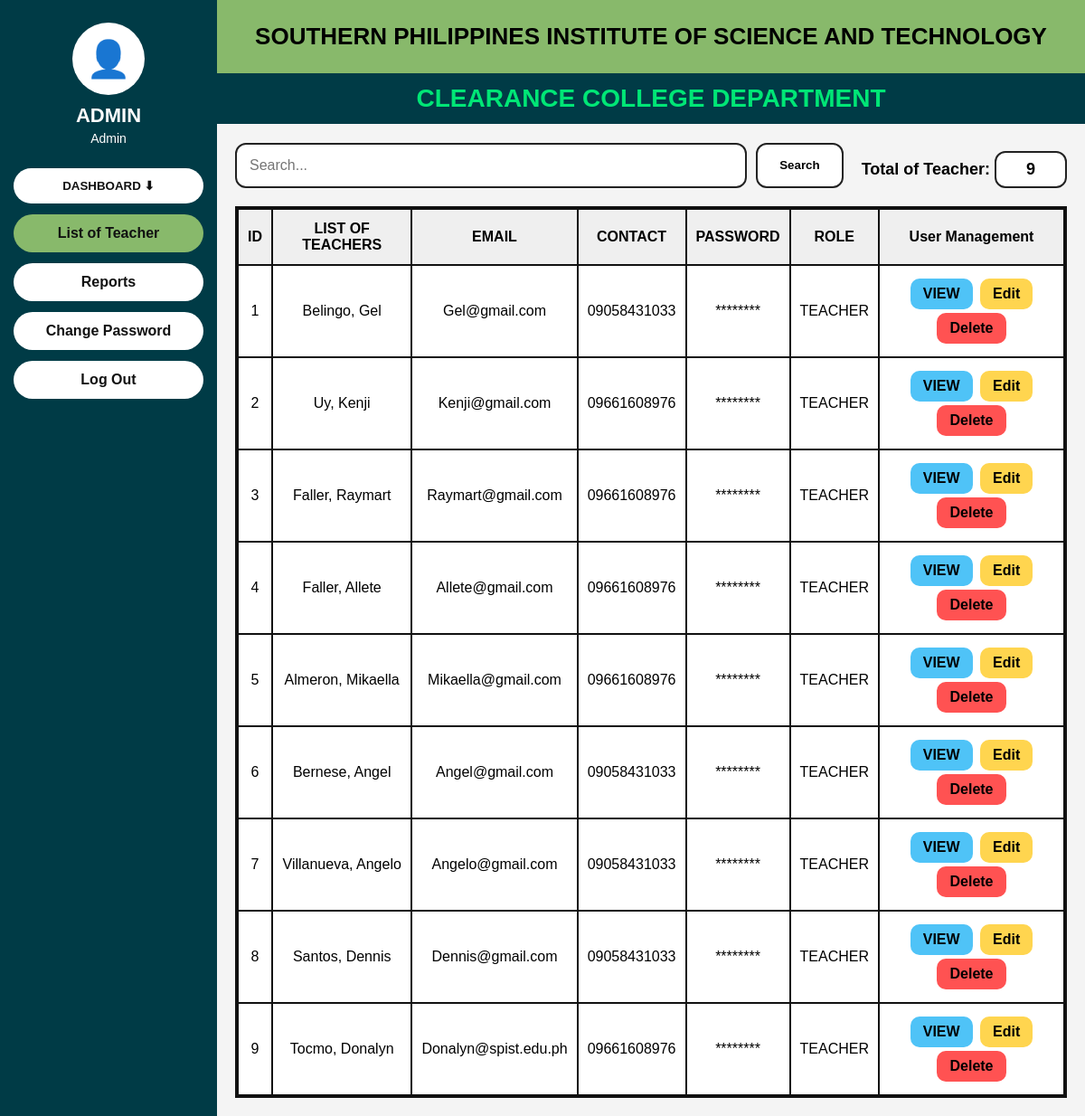
The page /clearance_system/dashboard/admin.php?view=teachers (signed in) on the database its author committed.
### tables this page shows
CREATE TABLE `users` (
  `id` int(11) NOT NULL,
  `firstname` varchar(100) DEFAULT NULL,
  `lastname` varchar(100) DEFAULT NULL,
  `email` varchar(100) DEFAULT NULL,
  `contact_number` varchar(20) DEFAULT NULL,
  `password` varchar(255) DEFAULT NULL,
  `role` enum('student','teacher') DEFAULT NULL,
  `course` varchar(50) DEFAULT NULL,
  `created_at` timestamp NOT NULL DEFAULT current_timestamp(),
  `profile_photo` varchar(255) DEFAULT NULL
);

### clearance_system/dashboard/admin.php (the view, shortened to what this page needs)
<?php
include("../config/db.php");
$search = isset($_GET['search']) ? trim($_GET['search']) : '';
$courseFilter = isset($_GET['course']) ? trim($_GET['course']) : '';
$viewRole = isset($_GET['view']) ? trim($_GET['view']) : 'students';
$sql = "SELECT * FROM users WHERE 1=1";
if ($viewRole === 'students') {
    $sql .= " AND role = 'student'";
} elseif ($viewRole === 'teachers') {
    $sql .= " AND role = 'teacher'";
}
$sql .= " ORDER BY id DESC";
$stmt = $conn->prepare($sql);
$stmt->execute();
$result = $stmt->get_result();
$totalStudentsQuery = $conn->query("SELECT COUNT(*) as total FROM users WHERE role='student'");
$totalStudents = $totalStudentsQuery->fetch_assoc()['total'];
$totalTeachersQuery = $conn->query("SELECT COUNT(*) as total FROM users WHERE role='teacher'");
$totalTeachers = $totalTeachersQuery->fetch_assoc()['total'];
?>
<!DOCTYPE html>
<html lang="en">
<head>
    <link rel="stylesheet" href="../assets/style.css">
</head>
<body>
<div class="admin-wrapper">
    <div class="sidebar">
        <div class="profile-box">
            <div class="profile-icon">👤</div>
            <h3>ADMIN</h3>
            <p><?php echo isset($_SESSION['name']) ? $_SESSION['name'] : 'Administrator'; ?></p>
        </div>
        <div class="dropdown">
            <button type="button" class="side-btn dropdown-btn" onclick="toggleDropdown()">
                DASHBOARD ⬇
            </button>
        </div>
        <a class="side-btn <?php echo ($viewRole === 'teachers') ? 'active' : ''; ?>" href="admin.php?view=teachers">List of Teacher</a>
        <a class="side-btn" href="#">Reports</a>
        <a class="side-btn" href="#">Change Password</a>
        <a class="side-btn" href="../auth/logout.php">Log Out</a>
    </div>
    <div class="main-content">
        <div class="top-header">SOUTHERN PHILIPPINES INSTITUTE OF SCIENCE AND TECHNOLOGY</div>
        <div class="sub-header">CLEARANCE COLLEGE DEPARTMENT</div>
        <div class="content-area">
            <div class="top-controls">
                <form method="GET" action="admin.php" class="search-form">
                    <input type="text" name="search" placeholder="Search..." value="<?php echo htmlspecialchars($search); ?>">
                    <button type="submit">Search</button>
                </form>
                <div class="totals-box">
                    <?php if ($viewRole === 'students'): ?>
                        Total of Student:
                        <div class="count">
                            <?php
                            if (!empty($courseFilter)) {
                                $countStmt = $conn->prepare("SELECT COUNT(*) as total FROM users WHERE role='student' AND course=?");
                                $countStmt->bind_param("s", $courseFilter);
                                $countStmt->execute();
                                $countRes = $countStmt->get_result()->fetch_assoc();
                                echo $countRes['total'];
                            } else {
                                echo $totalStudents;
                            }
                            ?>
                        </div>
                    <?php else: ?>
                        Total of Teacher:
                        <div class="count"><?php echo $totalTeachers; ?></div>
                    <?php endif; ?>
                </div>
            </div>
            <div class="table-wrap">
                <table>
                    <thead>
                        <tr>
                            <th>ID</th>
                            <th>LIST OF <?php echo ($viewRole === 'students') ? 'STUDENTS' : 'TEACHERS'; ?></th>
                            <th>EMAIL</th>
                            <th>CONTACT</th>
                            <th>PASSWORD</th>
                            <th>ROLE</th>
                            <th>User Management</th>
                        </tr>
                    </thead>
                    <tbody>
    <?php if ($result->num_rows > 0): ?>
        <?php $display_id = 1; ?>
        <?php while($row = $result->fetch_assoc()): ?>
            <tr>
                <td><?php echo $display_id; ?></td>
                <td><?php echo htmlspecialchars($row['lastname'] . ', ' . $row['firstname']); ?></td>
                <td><?php echo htmlspecialchars($row['email']); ?></td>
                <td><?php echo htmlspecialchars($row['contact_number']); ?></td>
                <td>********</td>
                <td><?php echo strtoupper(htmlspecialchars($row['role'])); ?></td>
                <td>
                    <a href="view_user.php?id=<?php echo $row['id']; ?>" class="action-btn view-btn">VIEW</a>
                    <a href="edit_user.php?id=<?php echo $row['id']; ?>" class="action-btn edit-btn">Edit</a>
                    <a href="delete_user.php?id=<?php echo $row['id']; ?>" class="action-btn delete-btn" onclick="return confirm('Delete this user?')">Delete</a>
                </td>
            </tr>
            <?php $display_id++; ?>
        <?php endwhile; ?>
    <?php else: ?>
        <tr>
            <td colspan="<?php echo ($viewRole === 'students') ? '8' : '7'; ?>">No records found.</td>
        </tr>
    <?php endif; ?>
</tbody>
                </table>
            </div>
        </div>
    </div>
</div>
</body>
</html>

### clearance_system/assets/style.css (style rules this page uses)
* { margin: 0; padding: 0; box-sizing: border-box; font-family: Arial, sans-serif; }
.profile-icon { width: 70px; height: 70px; margin: 0 auto 20px; border-radius: 50%; overflow: hidden; background: #fff; }
* { margin: 0; padding: 0; box-sizing: border-box; }
body { font-family: Arial, sans-serif; background: #e9e9e9; }
.admin-wrapper { display: flex; min-height: 100vh; }
.sidebar { width: 240px; background: #003b46; color: white; padding: 25px 15px; }
.profile-box { text-align: center; margin-bottom: 25px; }
.profile-icon { width: 80px; height: 80px; border-radius: 50%; background: white; color: #003b46; margin: 0 auto 10px; display: flex; align-items: center; justify-content: center; font-size: 40px; }
.profile-box h3 { margin: 8px 0 4px; font-size: 22px; }
.profile-box p { font-size: 14px; margin: 0; word-break: break-word; }
.side-btn, .course-btn { display: block; width: 100%; text-align: center; background: white; color: #111; text-decoration: none; padding: 12px; border-radius: 25px; margin: 12px 0; font-weight: bold; border: none; }
.side-btn.active, .course-btn.active { background: #88b96b; }
.main-content { flex: 1; background: #f4f4f4; }
.top-header { background: #88b96b; padding: 25px; text-align: center; font-size: 26px; font-weight: bold; }
.sub-header { background: #003b46; color: #00e676; text-align: center; font-size: 28px; font-weight: bold; padding: 12px; }
.content-area { padding: 20px; }
.top-controls { display: flex; justify-content: space-between; align-items: center; gap: 20px; flex-wrap: wrap; margin-bottom: 20px; }
.search-form { display: flex; gap: 10px; flex: 1; }
.search-form input { flex: 1; padding: 14px; border: 2px solid #222; border-radius: 12px; font-size: 16px; }
.search-form button { padding: 12px 24px; border: 2px solid #222; border-radius: 12px; background: white; font-weight: bold; cursor: pointer; }
.totals-box { min-width: 180px; text-align: center; font-size: 18px; font-weight: bold; }
.totals-box .count { margin-top: 10px; background: white; border: 2px solid #222; border-radius: 12px; padding: 8px; display: inline-block; min-width: 80px; }
.table-wrap { overflow-x: auto; background: white; border: 2px solid #111; }
table { width: 100%; border-collapse: collapse; }
table th, table td { border: 2px solid #111; padding: 12px 10px; text-align: center; }
table th { background: #efefef; }
.action-btn { padding: 8px 14px; border-radius: 10px; text-decoration: none; color: black; font-weight: bold; display: inline-block; margin: 2px; }
.view-btn { background: #4fc3f7; }
.edit-btn { background: #ffd54f; }
.delete-btn { background: #ff5252; }
.dropdown { width: 100%; }
.dropdown-btn { width: 100%; cursor: pointer; }

### rows shown on the page
users: lastname+firstname "Belingo, Gel", email "Gel@gmail.com", contact_number "09058431033", role "TEACHER"
users: lastname+firstname "Uy, Kenji", email "Kenji@gmail.com", contact_number "09661608976", role "TEACHER"
users: lastname+firstname "Faller, Raymart", email "Raymart@gmail.com", contact_number "09661608976", role "TEACHER"
users: lastname+firstname "Faller, Allete", email "Allete@gmail.com", contact_number "09661608976", role "TEACHER"
users: lastname+firstname "Almeron, Mikaella", email "Mikaella@gmail.com", contact_number "09661608976", role "TEACHER"
users: lastname+firstname "Bernese, Angel", email "Angel@gmail.com", contact_number "09058431033", role "TEACHER"
users: lastname+firstname "Villanueva, Angelo", email "Angelo@gmail.com", contact_number "09058431033", role "TEACHER"
users: lastname+firstname "Santos, Dennis", email "Dennis@gmail.com", contact_number "09058431033", role "TEACHER"
users: lastname+firstname "Tocmo, Donalyn", email "Donalyn@spist.edu.ph", contact_number "09661608976", role "TEACHER"

### other values the page prints
$_SESSION['name'] "Admin"
$totalTeachers "9"
